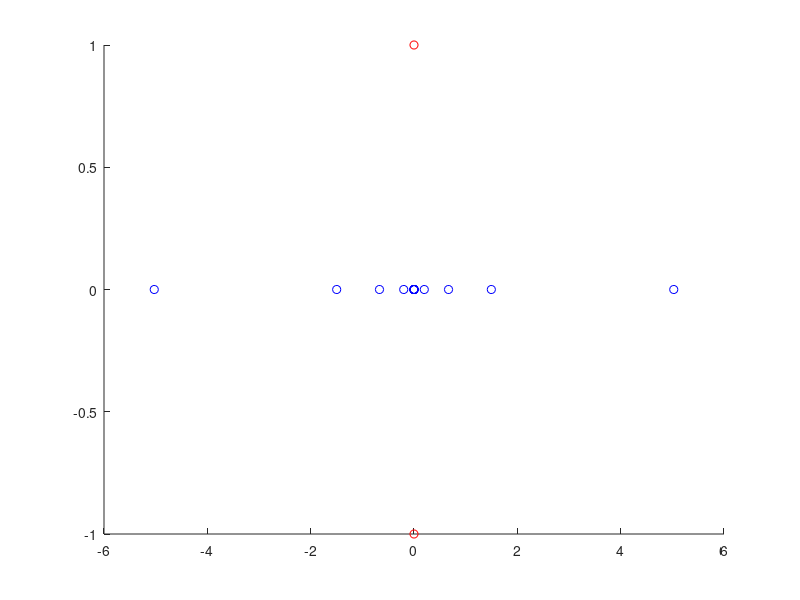

Recreate this plot in MATLAB. (Note: this script raises an error after producing the figure.)
Num = 16;
vm = (0:(Num/2-1))+1/2;
delta_b = 0.00001j;
b = (1/2+delta_b);
b0 = b;

v_dd = -exp(4*1j*pi*vm/Num)-b^2*(-1+exp(4*1j*pi*vm/Num)).^2;
v_dd = sqrt(v_dd);
vx1 = -(1j+1j*exp(4*1j*pi*vm/Num)+2*v_dd)./(2*(-1+exp(4*1j*vm*pi/Num)));
vx2 = -(1j+1j*exp(4*1j*pi*vm/Num)-2*v_dd)./(2*(-1+exp(4*1j*vm*pi/Num)));
disp(vx1);
disp(vx2);

vx = [vx1,vx2];

close(figure(1));
close(figure(2));
figure(1);
hold on;
plot(real(vx1),imag(vx1),'bo');
plot(real(vx2),imag(vx2),'bo');
plot(0,1,'ro');
plot(0,-1,'ro');
epsilon = 1e6;
gamma = 1e-6;
fn_Fj(vx,b,epsilon)

tm = fn_m(vx,b,epsilon);

v_delta_x = rand(1,Num)*1e-5;

fn_Fj(vx+v_delta_x,b,epsilon) - fn_Fj(vx,b,epsilon)
v_delta_x*transpose(fn_m(vx,b,epsilon))

vx0 = vx;

while 1
    b = b0 ;
    while 1
        
        vx = fn_step(vx,b,epsilon);
        
%         disp(vx);
        disp(norm(fn_Fj(vx,b,epsilon)));
        
        if norm(fn_Fj(vx,b,epsilon))<1e-8
            break;
        end
        
    end
    
%     figure(1);
%     hold on;
%     plot(real(vx),imag(vx),'g*');
    
    figure(2);
    plot(real(vx),imag(vx),'ro');
    
    pause(0.001);
    
    
    gamma = gamma + 1e-3;
    epsilon = 1/gamma; % + 0.0001j*(rand()-0.5);
    disp(epsilon);
    
    if epsilon<2
        disp('look out!');
    end
    
end

function res = fn_step(vx,b,epsilon)
tm = fn_m(vx,b,epsilon);
vFj = fn_Fj(vx,b,epsilon);

delta_vx = -tm\transpose(vFj);
vx = vx + transpose(delta_vx);
res = vx;
end

function res = fn_Fj(vx,b,epsilon)
Num = length(vx);
[mx1,mx2] = meshgrid(vx,vx);

f1 = @(x) log(((x-1j/2).^2+b^2)./((x+1j/2).^2+b^2));
f2 = @(x) log((x-1j*epsilon)./(x+1j*epsilon));

tm = f2(mx1-mx2);
tm(logical(eye(Num))) = 0;
vx1 = 2*Num/2*f1(vx);
vx2 = sum(tm);
res = vx1-vx2;

res_real = real(res);
res_imag = mod(imag(res)+pi,2*pi) - pi;
res = res_real + 1j*res_imag;
end

function res = fn_m(vx,b,epsilon)

Num = length(vx);
d2 = @(x) 1./(x-1j*epsilon) - 1./(x+1j*epsilon);
d1 = @(x) -8j*(-1+4*b^2-4*x.^2)./(16*b^4+8*b^2*(-1+4*x.^2)+(1+4*x.^2).^2);

mx2 = ones(Num,1)*vx;
mx1 = transpose(mx2);

tm = d2(mx1-mx2);
tm(logical(eye(Num))) = 0;

tv1 = 2*Num/2*d1(vx);
tm1 = diag(tv1);
tv2 = transpose(sum(tm,2));
tm2 = -diag(tv2);

tm3 = tm;

res = tm1 + tm2 + tm3;

end
